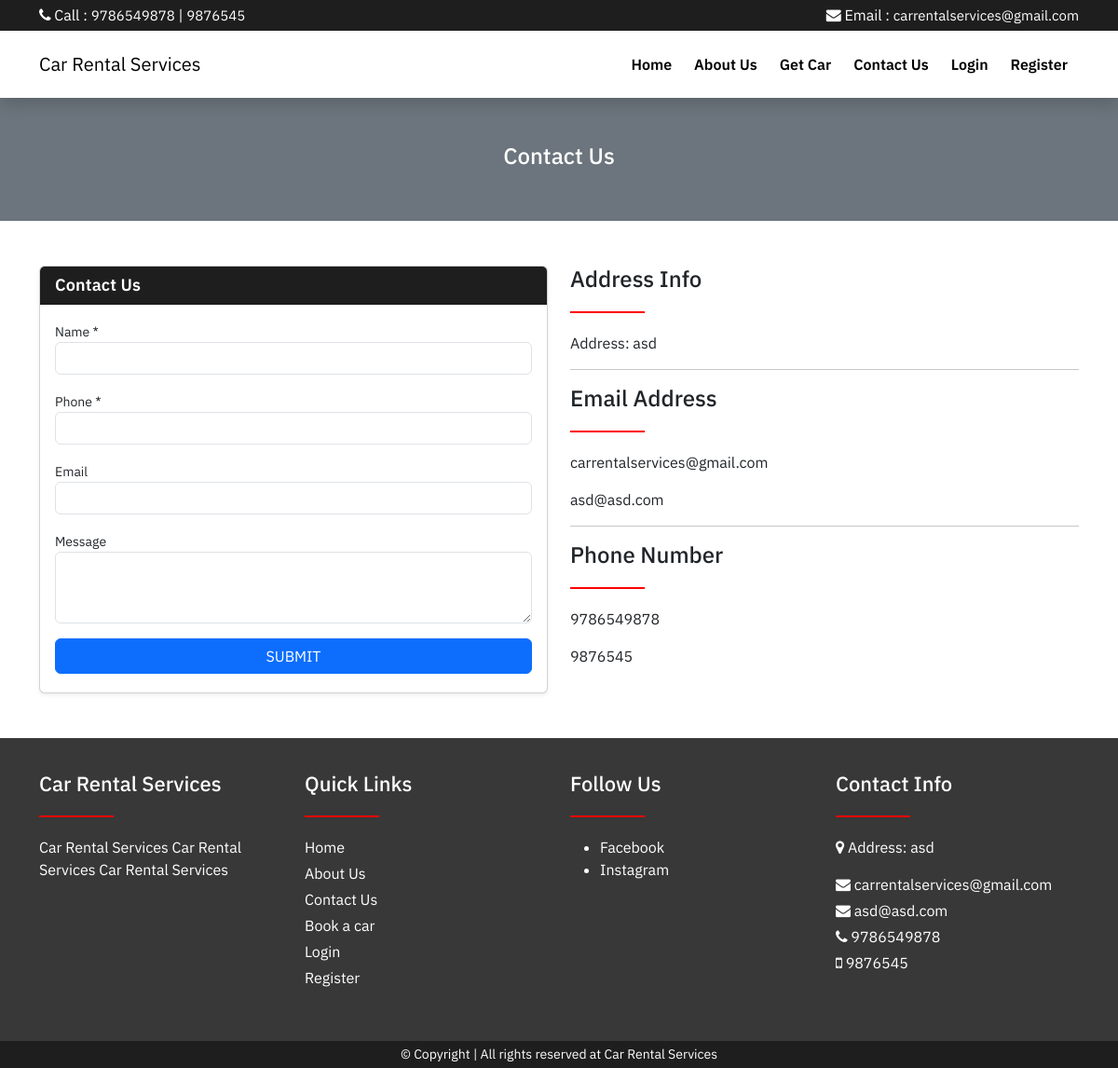
The page /contact-us.php on the database its author committed.
### tables this page shows
CREATE TABLE `web_settings` (
  `id` int(11) UNSIGNED NOT NULL,
  `title` varchar(255) NOT NULL,
  `url` varchar(255) DEFAULT NULL,
  `description` varchar(1000) DEFAULT NULL,
  `logo` varchar(100) DEFAULT NULL,
  `address` varchar(500) DEFAULT NULL,
  `email1` varchar(100) DEFAULT NULL,
  `email2` varchar(100) DEFAULT NULL,
  `phone1` varchar(15) DEFAULT NULL,
  `phone2` varchar(15) DEFAULT NULL
);

CREATE TABLE `social_medias` (
  `id` int(11) UNSIGNED NOT NULL,
  `name` varchar(100) NOT NULL,
  `slug` varchar(150) NOT NULL,
  `status` tinyint(1) DEFAULT 0 COMMENT '0=show,1=hide'
);

### config/function.php (called while the page is built, shortened)
<?php
require 'dbcon.php';
function getAll($tableName, $status = NULL){
    global $conn;
    $table = mysqli_real_escape_string($conn, $tableName);
    if($status == 'status'){
        $query = "SELECT * FROM $table WHERE status=0";
    }else{
        $query = "SELECT * FROM $table";
    }
    return mysqli_query($conn, $query);
}
function getById($tableName, $id){
    global $conn;
    $table = mysqli_real_escape_string($conn, $tableName);
    $id = mysqli_real_escape_string($conn, $id);
    $query = "SELECT * FROM $table WHERE id='$id' LIMIT 1";
    $result = mysqli_query($conn, $query);
    if($result){
        if(mysqli_num_rows($result) == 1){
            $row = mysqli_fetch_array($result, MYSQLI_ASSOC);
            $response = [
                'status' => 200,
                'data' => $row
            ];
            return $response;
        }else{
            $response = [
                'status' => 404,
                'message' => 'No Data Found'
            ];
            return $response;
        }
    }else{
        $response = [
            'status' => 500,
            'message' => 'Something Went Wrong!'
        ];
        return $response;
    }
}
function webSetting($string){
    $setting = getById('web_settings',1);
    if($setting['status'] == 200){
        return $setting['data'][$string];
    }
}
?>

### contact-us.php (the view)
<?php include('includes/header.php'); ?>
<div class="py-5 bg-secondary">
    <div class="container text-center">
        <h4 class="text-white">Contact Us</h4>
    </div>
</div>
<div class="py-5">
    <div class="container">
        <div class="row">
            <div class="col-md-6">
                <div class="card shadow-sm">
                    <div class="card-header bg-web">
                        <h4 class="title1 mb-0 text-white">Contact Us</h4>
                    </div>
                    <div class="card-body">
                        <form action="#" method="POST">
                            <div class="mb-3">
                                <label>Name *</label>
                                <input type="text" name="name" required class="form-control" />
                            </div>
                            <div class="mb-3">
                                <label>Phone *</label>
                                <input type="text" name="phone" required class="form-control" />
                            </div>
                            <div class="mb-3">
                                <label>Email</label>
                                <input type="text" name="email" class="form-control" />
                            </div>
                            <div class="mb-3">
                                <label>  Message</label>
                                <textarea name="comment" class="form-control" rows="3"></textarea>
                            </div>
                            <div class="mb-1">
                                <button type="sumbit" name="enquiryBtn" class="btn btn-primary w-100">SUBMIT</button>
                            </div>
                        </form>
                    </div>
                </div>
            </div>
            <div class="col-md-6">
                <h4>Address Info</h4>
                <div class="underline"></div>
                <p>Address: <?= webSetting('address'); ?></p>
                <hr>
                <h4>Email Address</h4>
                <div class="underline"></div>
                <p><?= webSetting('email1'); ?></p>
                <p><?= webSetting('email2'); ?></p>
                <hr>
                <h4>Phone Number</h4>
                <div class="underline"></div>
                <p><?= webSetting('phone1'); ?></p>
                <p><?= webSetting('phone2') ?? '-'; ?></p>
            </div>
        </div>
    </div>
</div>
<?php include('includes/footer.php'); ?>

### includes/navbar.php (shortened to what this page needs)
<div class="shadow sticky-top">
    <div class="bg-web py-1">
        <div class="container">
            <div class="row">
                <div class="col-md-6 text-white">
                    <span> <i class="fa fa-phone"></i> Call :</span>
                    <a href="tel:<?= webSetting('phone1'); ?>" class="top-nav-link"><?= webSetting('phone1'); ?></a> |
                    <a href="tel:<?= webSetting('phone2'); ?>" class="top-nav-link"><?= webSetting('phone2'); ?></a>
                </div>
                <div class="col-md-6 text-md-end text-white">
                    <span> <i class="fa fa-envelope"></i> Email :</span>
                    <a href="tel:<?= webSetting('email1'); ?>" class="top-nav-link"><?= webSetting('email1'); ?></a>
                </div>
            </div>
        </div>
    </div>
    <nav class="navbar navbar-expand-lg bg-white">
        <div class="container">
            <a class="navbar-brand" href="index.php">
                <?= webSetting('title'); ?>
            </a>
            <div class="collapse navbar-collapse" id="navbarSupportedContent">
                <ul class="navbar-nav ms-auto mb-2 mb-lg-0">
                    <li class="nav-item">
                        <a class="nav-link active" href="index.php">Home</a>
                    </li>
                    <li class="nav-item">
                        <a class="nav-link" href="about-us.php">About Us</a>
                    </li>
                    <li class="nav-item">
                        <a class="nav-link" href="cars.php">Get Car</a>
                    </li>
                    <li class="nav-item">
                        <a class="nav-link" href="contact-us.php">Contact Us</a>
                    </li>
                    <?php
                        if(isset($_SESSION['loggedIn'])){
                            ?>
                            <li class="nav-item dropdown my-auto">
                                <a class="btn border me-2 dropdown-toggle" href="#" role="button" data-bs-toggle="dropdown" aria-expanded="false">
                                    <i class="fa fa-user"></i> <?= $_SESSION['loggedInUser']['name']; ?>
                                </a>
                                <ul class="dropdown-menu">
                                    <li><a class="dropdown-item" href="profile.php">My Profile</a></li>
                                    <li><a class="dropdown-item" href="my-bookings.php">My Bookings</a></li>
                                    <li><a class="dropdown-item" href="logout.php"> <i class="fa fa-sign-out"></i> Logout</a></li>
                                </ul>
                            </li>
                            <?php
                        }
                        else
                        {
                            ?>
                            <li class="nav-item">
                                <a class="nav-link" href="login.php">Login</a>
                            </li>
                            <li class="nav-item">
                                <a class="nav-link" href="register.php">Register</a>
                            </li>
                            <?php
                        }
                    ?>
                </ul>
            </div>
        </div>
    </nav>
</div>

### includes/footer.php (shortened to what this page needs)
    <div class="footer-bg">
        <div class="container">
            <div class="row">
                <div class="col-md-3 mb-3">
                    <h4><?= webSetting('title') ?? 'Website Name' ?></h4>
                    <div class="underline"></div>
                    <p>
                        <?= webSetting('description') ?? 'Website Description' ?>
                    </p>
                </div>
                <div class="col-md-3 mb-3">
                    <h4>Quick Links</h4>
                    <div class="underline"></div>
                    <p class="mb-1"><a href="index.php">Home</a></p>
                    <p class="mb-1"><a href="about-us.php">About Us</a></p>
                    <p class="mb-1"><a href="contact-us.php">Contact Us</a></p>
                    <p class="mb-1"><a href="cars.php">Book a car</a></p>
                    <p class="mb-1"><a href="login.php">Login</a></p>
                    <p class="mb-1"><a href="register.php">Register</a></p>
                </div>
                <div class="col-md-3 mb-3">
                    <h4>Follow Us</h4>
                    <div class="underline"></div>
                    <ul>
                        <?php
                            $socials = getAll('social_medias');
                            if($socials){
                                if(mysqli_num_rows($socials) > 1){
                                    foreach($socials as $socialItem){
                                    ?>
                                        <li>
                                            <a href="<?=$socialItem['slug'];?>" target="_blank">
                                                <?=$socialItem['name'];?>
                                            </a>
                                        </li>
                                    <?php
                                    }
                                }else{
                                    echo '<li>No Social Media</li>';
                                }
                            }else{
                                echo '<li>No Social Media</li>';
                            }
                        ?>
                    </ul>
                </div>
                <div class="col-md-3 mb-3">
                    <h4>Contact Info</h4>
                    <div class="underline"></div>
                    <p><i class="fa fa-map-marker"></i> Address: <?= webSetting('address'); ?></p>
                    <p class="mb-1"> <i class="fa fa-envelope"></i> <?= webSetting('email1'); ?></p>
                    <p class="mb-1"> <i class="fa fa-envelope"></i> <?= webSetting('email2'); ?></p>
                    <p class="mb-1"> <i class="fa fa-phone"></i> <?= webSetting('phone1'); ?></p>
                    <p class="mb-1"> <i class="fa fa-mobile"></i> <?= webSetting('phone2'); ?></p>
                </div>
            </div>
        </div>
    </div>
    <div class="py-1 bg-web">
        <div class="container">
            <p class="mb-0 fs-14 text-white text-center">© Copyright | All rights reserved at <?= webSetting('title') ?? 'Car Rental Services'; ?></p>
        </div>
    </div>
</body>
</html>

### assets/css/style.css (style rules this page uses)
html, body { font-family: "IBM Plex Sans", sans-serif; }
a { text-decoration: none; }
.top-nav-link { color: #fff; font-size: 15px; }
label { font-size: 14px; }
.form-control { font-size: 14px !important; }
.underline { height: 2px; width: 80px; background-color: red; margin-top: 20px; margin-bottom: 20px; }
.fs-14 { font-size: 14px; }
.title1 { font-size: 18px; font-weight: 600; line-height: 1.33; letter-spacing: 0.16px; color: #1f1f1f; margin-bottom: 0px; }
.nav-link { padding: 16px 12px !important; font-weight: 600; color: #000 !important; }
.footer-bg { background-color: #383838; padding-top: 36px; padding-bottom: 36px; color: #fff; }
.footer-bg h4 { font-size: 22px; }
.footer-bg a { color: #fff; }
.card-header { background-color: #1e1e1e !important; color: #fff; }
.bg-web { background-color: #1e1e1e; }

### rows shown on the page
web_settings: phone1 "9786549878", phone2 "9876545", email1 "carrentalservices@gmail.com", title "Car Rental Services", address "asd", email2 "asd@asd.com", description "Car Rental Services Car Rental Services Car Rental Services"
social_medias: name "Facebook"
social_medias: name "Instagram"
